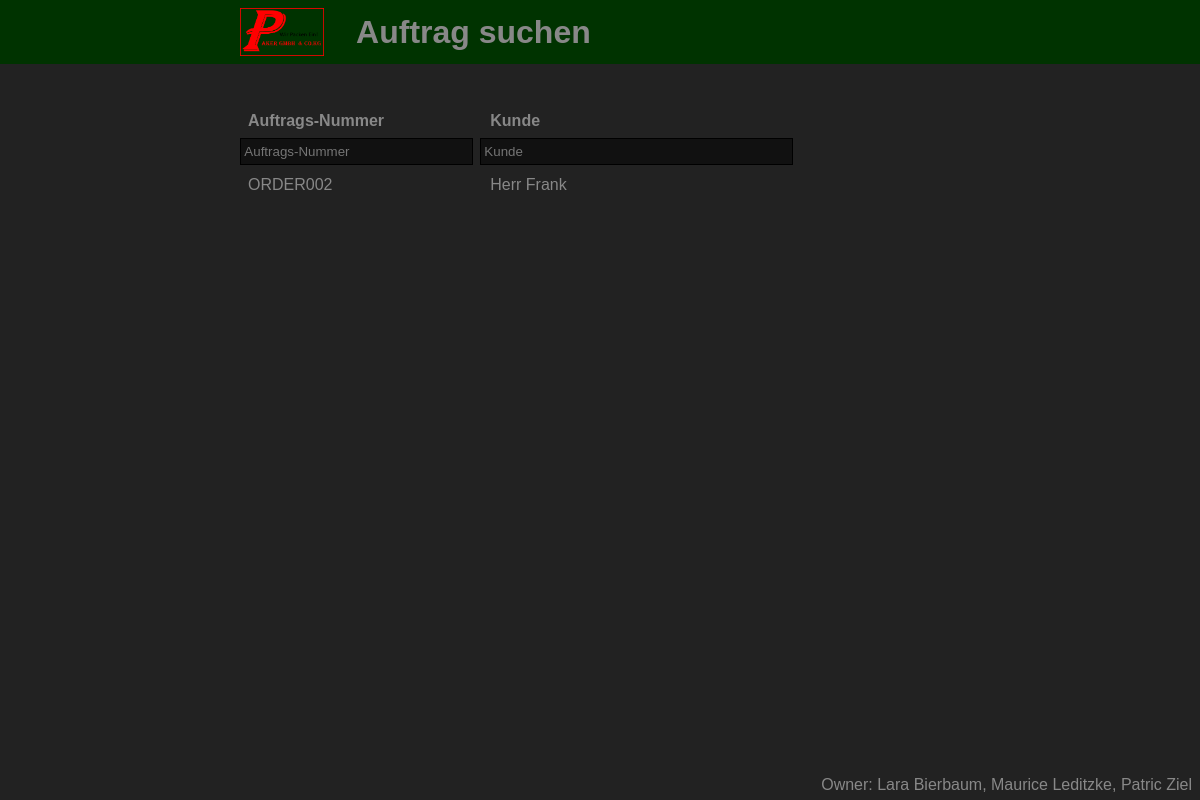
/, run on an earlier commit of the app's database.
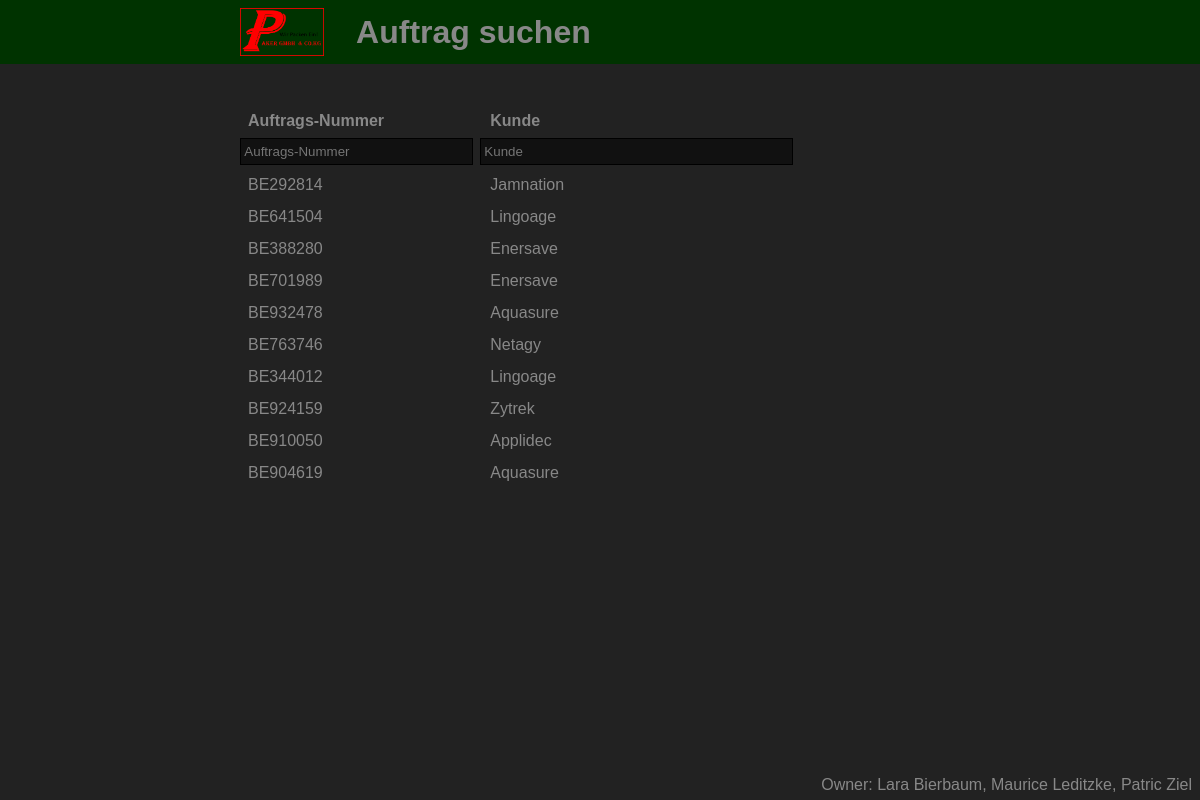
And on a later commit of the database.
### inventory/models.py (models this page shows, shortened)
class Order(models.Model):
    id = models.IntegerField(primary_key=True)
    number = models.CharField(max_length=50)
    customer = models.ForeignKey(Customer, on_delete=models.CASCADE)

class Customer(models.Model):
    id = models.IntegerField(primary_key=True)
    name = models.CharField(max_length=100)
    street = models.CharField(max_length=100)
    zip = models.CharField(max_length=10)
    city = models.CharField(max_length=100)
    country = models.CharField(max_length=100)

### inventory/views.py (the view, shortened to what this page needs)
# urls.py: path('', views.search),
def search(request):
    orders = Order.objects.filter()
    return render(request, 'inventory/orderList.html', {'title': 'Auftrag suchen',
                                                        'orders': orders,
                                                        'filter_order_no': '',
                                                        'filter_customer': ''})

### inventory/templates/inventory/orderList.html (shortened to what this page needs)
{% extends "inventory/base.html" %}
{% block content %}
{% load static %}
    <form id="frm_content"
          method="POST"
          enctype="multipart/form-data"
          action="{% url 'order-search' %}"
          class="contentForm" >
        <table id="tbl_orders"
               class="ordersTable selectable flexTable" >
            <thead>
                <tr class="header" >
                    <th>
                        <div>Auftrags-Nummer</div>
                    </th>
                    <th>
                        <div>Kunde</div>
                    </th>
                </tr>
                <tr class="filter" >
                    <th>
                        <input id="input_orderNoFilter"
                               type="search"
                               value="{{ filter_order_no }}"
                               placeholder="Auftrags-Nummer"
                               name="orderNoSearch"
                               onkeyup="filter(event)" >
                    </th>
                    <th>
                        <input id="input_customerNameFilter"
                               type="search"
                               name="customerSearch"
                               value="{{ filter_customer }}"
                               placeholder="Kunde"
                               onkeyup="filter(event)" >
                    </th>
                </tr>
            </thead>
            <tbody id="tbl_orders_body" >
                {% for order in orders %}
                <tr class="contentRow" onclick="orderClick('{{order.id}}');" >
                    <td>
                        <div>{{order.number}}</div>
                    </td>
                    <td>
                        <div>{{order.customer.name}}</div>
                    </td>
                </tr>
                {% endfor %}
            </tbody>
        </table>
    </form>
{% endblock content %}

### inventory/templates/inventory/base.html (shortened to what this page needs)
<head>
    {% load static %}
    <link rel="stylesheet" href="{% static 'inventory/style.css' %}" />
</head>
<body>
    <form id="frm_bannerRight">
        <div id="div_flag" class="bannerDiv contentPart" >
            <div class="title" >
                <img src="{% static 'inventory/logo.png' %}" class="titleImage" >
                <h1>{{ title }}</h1>
            </div>
        </div>
    </form>
    <div id="div_content" class="contentDiv contentPart" >
        {% block content %}{% endblock %}
    </div>
    <div id="div_subcontent" class="subcontentDiv" >
        <form>
            <label>Owner: Lara Bierbaum, Maurice Leditzke, Patric Ziel</label>
        </form>
    </div>
</body>

### inventory/static/inventory/style.css (style rules this page uses)
* { font-family: sans-serif; }
body { height: 100vh; margin: 0; background-color: var(--background); }
body > div { padding: 0.5em; }
.bannerDiv { display: flex; height: 3em; background-color: var(--dark-green); justify-content: space-between; padding-top: .5em; padding-bottom: .5em; }
.contentDiv { height: calc(100% - 9em); margin-top: 2em; position: relative; }
.subcontentDiv { height: 1em; display: flex; justify-content: flex-end; }
h1, button, label, input { color: var(--text); margin: 0; }
h1, th { cursor: default; }
table { border-spacing: 0; }
tr.filter > th > input { width: calc(100% - .5em); }
tr.filter > th { text-align: center; }
input, button { height: 2em; padding: .25em; }
input { border: .1em solid #000000; }
input[type='search'] { background: var(--dark); }
table tr > * { text-align: left; color: var(--text); }
.header > th, .contentRow > td { padding: .5em; width: 100%; }
.filter > th { padding: 0; }
.titleImage { height: 100%; margin-right: 2em; }
.title { display: flex; align-items: center; }
.selectable td { cursor: pointer; }
.contentForm { height: 100%; }
table.flexTable, table.flexTable * { display: flex; }
table.flexTable > tbody { overflow: auto; }
table.flexTable, table.flexTable > tbody, table.flexTable> thead { flex-direction: column; }
table.ordersTable { height: 100%; width: calc(100% - 10em); }
table.ordersTable > thead { height: 4em; }
table.ordersTable > tbody { height: calc(100% - 4em); }
table.ordersTable > tbody > tr { height: 2em; }
table.ordersTable tr > *:nth-child(1) { width: 15em; }
table.ordersTable tr > *:nth-child(2) { width: calc(100% - 15em); }
@media screen and (min-width: 1000px) { .contentPart { width: 60%; padding-left: 20%; padding-right: 20%; } }

What changed in the data, as far as the page shows it:
changed Order: number "ORDER002" → "BE292814"; customer.name "Herr Frank" → "Jamnation"
added Order: number "BE641504", customer.name "Lingoage"
added Order: number "BE388280", customer.name "Enersave"
added Order: number "BE701989", customer.name "Enersave"
added Order: number "BE932478", customer.name "Aquasure"
added Order: number "BE763746", customer.name "Netagy"
added Order: number "BE344012", customer.name "Lingoage"
added Order: number "BE924159", customer.name "Zytrek"
added Order: number "BE910050", customer.name "Applidec"
added Order: number "BE904619", customer.name "Aquasure"
